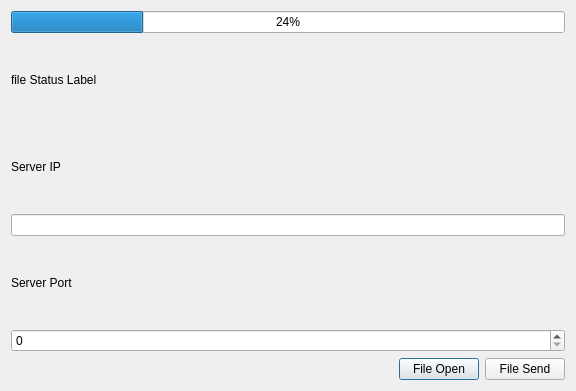
<?xml version="1.0" encoding="UTF-8"?>
<ui version="4.0">
 <class>FileSenderDlg</class>
 <widget class="QDialog" name="FileSenderDlg">
  <property name="geometry">
   <rect>
    <x>0</x>
    <y>0</y>
    <width>576</width>
    <height>391</height>
   </rect>
  </property>
  <property name="windowTitle">
   <string>Dialog</string>
  </property>
  <layout class="QGridLayout" name="gridLayout">
   <item row="0" column="0">
    <widget class="QProgressBar" name="fileSenderProgress">
     <property name="value">
      <number>24</number>
     </property>
    </widget>
   </item>
   <item row="1" column="0">
    <widget class="QLabel" name="clientStatusLable">
     <property name="text">
      <string>file Status Label</string>
     </property>
    </widget>
   </item>
   <item row="2" column="0">
    <widget class="QLabel" name="label_2">
     <property name="text">
      <string>Server IP</string>
     </property>
    </widget>
   </item>
   <item row="3" column="0">
    <widget class="QLineEdit" name="ipLineEdit"/>
   </item>
   <item row="4" column="0">
    <widget class="QLabel" name="label">
     <property name="text">
      <string>Server Port</string>
     </property>
    </widget>
   </item>
   <item row="5" column="0">
    <widget class="QSpinBox" name="portSpinBox"/>
   </item>
   <item row="6" column="0">
    <layout class="QHBoxLayout" name="horizontalLayout">
     <item>
      <spacer name="horizontalSpacer">
       <property name="orientation">
        <enum>Qt::Horizontal</enum>
       </property>
       <property name="sizeHint" stdset="0">
        <size>
         <width>37</width>
         <height>17</height>
        </size>
       </property>
      </spacer>
     </item>
     <item>
      <widget class="QPushButton" name="openFileButton">
       <property name="text">
        <string>File Open</string>
       </property>
      </widget>
     </item>
     <item>
      <widget class="QPushButton" name="fileTransferButton">
       <property name="text">
        <string>File Send</string>
       </property>
      </widget>
     </item>
    </layout>
   </item>
  </layout>
 </widget>
 <resources/>
 <connections/>
</ui>
